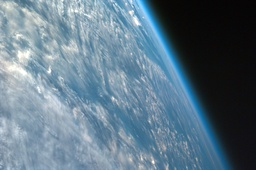
#> input picture ORIGINAL_IMAGES/BlueEarthTest.jpeg, 256 x 170 px, shrunk from 3060 x 2036 before the run, found by its file name
$ python KJ_k-means_cluster.py
#> lines starting #> are read from the running program, lines starting #| are printed output that depends on the picture
import numpy as np
import cv2

def kmeans_image_compression(image_path, num_clusters, output_path):
    # Read the image
#> called with image_path = 'BlueEarthTest.jpeg', num_clusters = 10, output_path = 'KMEANS_RESULT.jpeg'
    img = cv2.imread(image_path)
#> img is the input picture: shape (170, 256, 3); mean B, G, R 133.7, 118.4, 95.8

    # Convert the image to RGB (OpenCV loads images in BGR by default)
    img_rgb = cv2.cvtColor(img, cv2.COLOR_BGR2RGB)

    # Reshape the image to be a list of pixels
    pixels = img_rgb.reshape((-1, 3))

    # Convert to floating point for K-means
    pixels = np.float32(pixels)

    # Define criteria and apply kmeans()
    criteria = (cv2.TERM_CRITERIA_EPS + cv2.TERM_CRITERIA_MAX_ITER, 100, 0.2)
    _, labels, centers = cv2.kmeans(pixels, num_clusters, None, criteria, 10, cv2.KMEANS_RANDOM_CENTERS)
#> centers = [[31, 103.4, 146.7], [213.1, 223, 225.9], [77.12, 117.6, 145.3], [148.8, 170.3, 184.9], [11.82, 12.4, 13.07], [101.5, 166.4, 208.9], [127.7, 153.2, 171.6], [173.9, 191.4, 201.5], [101.8, 136.8, 161.3], [24.5, 55.01, 70.41]]

    # Convert back to 8 bit and the center colors to integer
    centers = np.uint8(centers)
#> centers = [[31, 103, 146], [213, 223, 225], [77, 117, 145], [148, 170, 184], [11, 12, 13], [101, 166, 208], [127, 153, 171], [173, 191, 201], [101, 136, 161], [24, 55, 70]]

    # Map each pixel to its corresponding center
    segmented_image = centers[labels.flatten()]

    # Reshape back to the original image
    compressed_img = segmented_image.reshape(img_rgb.shape)
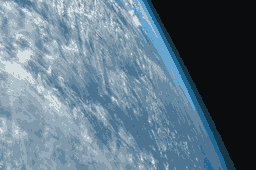
#> compressed_img: shape (170, 256, 3); mean R, G, B 95.1, 118, 133.2

    # Save the image with JPEG compression (or other formats that compress the image)
    cv2.imwrite(output_path, cv2.cvtColor(compressed_img, cv2.COLOR_RGB2BGR), [int(cv2.IMWRITE_JPEG_QUALITY), 60])

kmeans_image_compression("BlueEarthTest.jpeg", 10, "KMEANS_RESULT.jpeg")

$ run again, with ORIGINAL_IMAGES/Polar(Clouds).jpeg copied over ORIGINAL_IMAGES/BlueEarthTest.jpeg
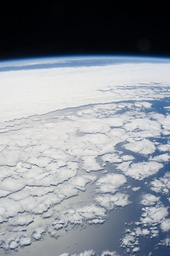
#> input picture ORIGINAL_IMAGES/Polar(Clouds).jpeg, 170 x 256 px, shrunk from 2832 x 4256 before the run, found by its file name
#> in kmeans_image_compression, img is the input picture: shape (256, 170, 3); mean B, G, R 151.1, 143.5, 137.8
#> in kmeans_image_compression, `_, labels, centers = cv2.kmeans(pixels, num_clusters, None, criteria, ..`: centers = [[83.81, 102.5, 128.2], [2.54, 4.27, 8.78], [124, 155.6, 191.9], [44.34, 68.41, 101.3], [116.3, 128.1, 144.9], [226.7, 227.5, 227.6], [146.3, 152.7, 162], [169.4, 176.3, 185.2], [191.5, 195.4, 200], [210.7, 212.4, 213.8]]
#> in kmeans_image_compression, `centers = np.uint8(centers)`: centers = [[83, 102, 128], [2, 4, 8], [123, 155, 191], [44, 68, 101], [116, 128, 144], [226, 227, 227], [146, 152, 162], [169, 176, 185], [191, 195, 200], [210, 212, 213]]
#> in kmeans_image_compression, `compressed_img = segmented_image.reshape(img_rgb.shape)`:
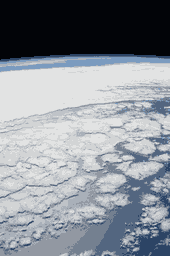
#> compressed_img: shape (256, 170, 3); mean R, G, B 137.2, 143.1, 150.6
